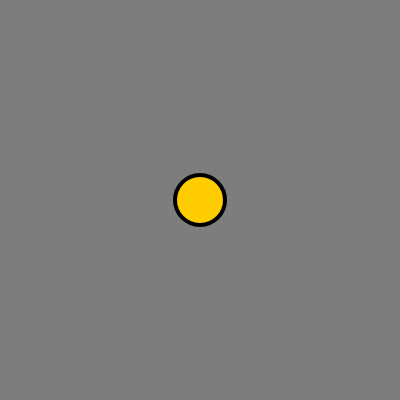
Frame 1 (no input)
Frame 60 (no input): identical to frame 1, image omitted
Frame 120 (the mouse pressed at the canvas centre since frame 60): identical to frame 1, image omitted

The p5.js sketch that drew this single still picture (run headless with seeded random() and noise() and a simulated clock; from frame 60 on, the mouse is pressed at the canvas centre):

// p5.js sketch
// ── sketch.js
/* 
Basic P5 sketch.
Created by Dawn C. Hayes March 2017. 
Modified by Lisa Marie Goicochea May 2017.

*/

// every P5 sketch (program) requires at least two functions: function setup() and function draw()
// function is a keyword that P5 recognizes as a funcition indicator
// setup() takes care of initializing the program and runs once.
function setup() { //parenthesis holds arguments or parameters.
  createCanvas(400, 400); // the createCanvas() function sets canvas size
  background(125); // no change nor error
  strokeWeight(4); // once again, it seems to work
  fill(255, 204, 0); // no change nor error
  ellipse(200, 200, 50, 50); // no change nor error
}

// draw() takes care of items that are repeated until the canvas or browser window is closed. Animations can be set within the draw() loop
function draw() { // curly brackets contain a series of statements aka "lines of code".
   // the background() function sets background color
   //the ellipse function is used to draw an ellipse. Arguments are passed into the function to determine
  // location and size

}
